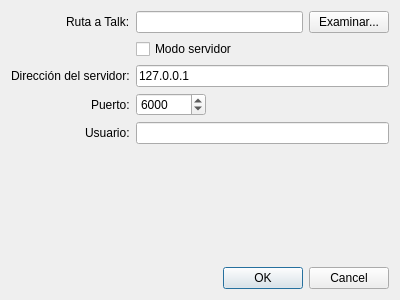
<?xml version="1.0" encoding="UTF-8"?>
<ui version="4.0">
 <class>SettingsDialog</class>
 <widget class="QDialog" name="SettingsDialog">
  <property name="geometry">
   <rect>
    <x>0</x>
    <y>0</y>
    <width>400</width>
    <height>300</height>
   </rect>
  </property>
  <property name="windowTitle">
   <string>Dialog</string>
  </property>
  <layout class="QVBoxLayout" name="verticalLayout">
   <property name="sizeConstraint">
    <enum>QLayout::SetMinimumSize</enum>
   </property>
   <item>
    <layout class="QFormLayout" name="formLayout">
     <property name="labelAlignment">
      <set>Qt::AlignRight|Qt::AlignTrailing|Qt::AlignVCenter</set>
     </property>
     <item row="1" column="1">
      <layout class="QHBoxLayout" name="horizontalLayout">
       <item>
        <widget class="QLineEdit" name="CommandPathText"/>
       </item>
       <item>
        <widget class="QPushButton" name="BrowseButton">
         <property name="text">
          <string>Examinar...</string>
         </property>
        </widget>
       </item>
      </layout>
     </item>
     <item row="2" column="1">
      <widget class="QCheckBox" name="ServerMode">
       <property name="text">
        <string>Modo servidor</string>
       </property>
      </widget>
     </item>
     <item row="5" column="0">
      <widget class="QLabel" name="ServerAddresLabel">
       <property name="text">
        <string>Dirección del servidor:</string>
       </property>
      </widget>
     </item>
     <item row="5" column="1">
      <widget class="QLineEdit" name="ServerAddresText">
       <property name="text">
        <string>127.0.0.1</string>
       </property>
      </widget>
     </item>
     <item row="1" column="0">
      <widget class="QLabel" name="Ruta">
       <property name="text">
        <string>Ruta a Talk:</string>
       </property>
       <property name="alignment">
        <set>Qt::AlignLeading|Qt::AlignLeft|Qt::AlignVCenter</set>
       </property>
      </widget>
     </item>
     <item row="6" column="0">
      <widget class="QLabel" name="PortLabel">
       <property name="text">
        <string>Puerto:</string>
       </property>
      </widget>
     </item>
     <item row="6" column="1">
      <widget class="QSpinBox" name="PortSpinBox">
       <property name="minimumSize">
        <size>
         <width>0</width>
         <height>0</height>
        </size>
       </property>
       <property name="maximumSize">
        <size>
         <width>70</width>
         <height>16777215</height>
        </size>
       </property>
       <property name="minimum">
        <number>1025</number>
       </property>
       <property name="maximum">
        <number>65535</number>
       </property>
       <property name="value">
        <number>6000</number>
       </property>
      </widget>
     </item>
     <item row="7" column="0">
      <widget class="QLabel" name="UserLabel">
       <property name="text">
        <string>Usuario:</string>
       </property>
      </widget>
     </item>
     <item row="7" column="1">
      <widget class="QLineEdit" name="UserBoxText"/>
     </item>
    </layout>
   </item>
   <item>
    <widget class="QDialogButtonBox" name="buttonBox">
     <property name="orientation">
      <enum>Qt::Horizontal</enum>
     </property>
     <property name="standardButtons">
      <set>QDialogButtonBox::Cancel|QDialogButtonBox::Ok</set>
     </property>
    </widget>
   </item>
  </layout>
 </widget>
 <resources/>
 <connections>
  <connection>
   <sender>buttonBox</sender>
   <signal>accepted()</signal>
   <receiver>SettingsDialog</receiver>
   <slot>accept()</slot>
   <hints>
    <hint type="sourcelabel">
     <x>248</x>
     <y>254</y>
    </hint>
    <hint type="destinationlabel">
     <x>157</x>
     <y>274</y>
    </hint>
   </hints>
  </connection>
  <connection>
   <sender>buttonBox</sender>
   <signal>rejected()</signal>
   <receiver>SettingsDialog</receiver>
   <slot>reject()</slot>
   <hints>
    <hint type="sourcelabel">
     <x>316</x>
     <y>260</y>
    </hint>
    <hint type="destinationlabel">
     <x>286</x>
     <y>274</y>
    </hint>
   </hints>
  </connection>
 </connections>
</ui>
